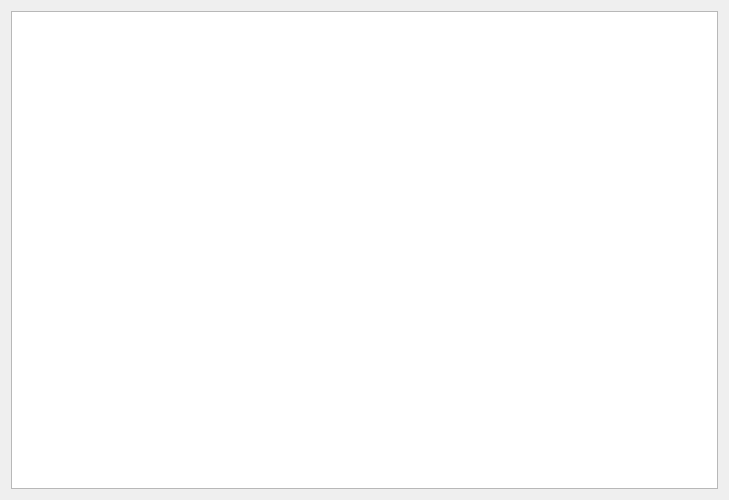
<?xml version="1.0" encoding="UTF-8"?>
<ui version="4.0">
 <class>FaqPage</class>
 <widget class="QWidget" name="FaqPage">
  <property name="geometry">
   <rect>
    <x>0</x>
    <y>0</y>
    <width>729</width>
    <height>500</height>
   </rect>
  </property>
  <property name="windowTitle">
   <string>FAQ</string>
  </property>
  <layout class="QGridLayout" name="gridLayout">
   <property name="sizeConstraint">
    <enum>QLayout::SetMaximumSize</enum>
   </property>
   <item row="1" column="1">
    <layout class="QVBoxLayout" name="verticalLayout" stretch="0">
     <item>
      <widget class="QTextEdit" name="faqTextEdit"/>
     </item>
    </layout>
   </item>
  </layout>
 </widget>
 <resources/>
 <connections/>
</ui>
